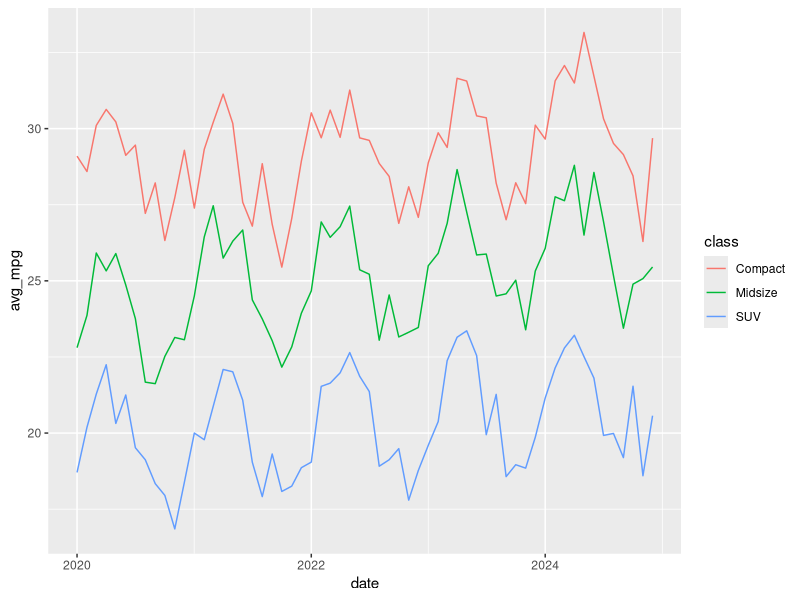
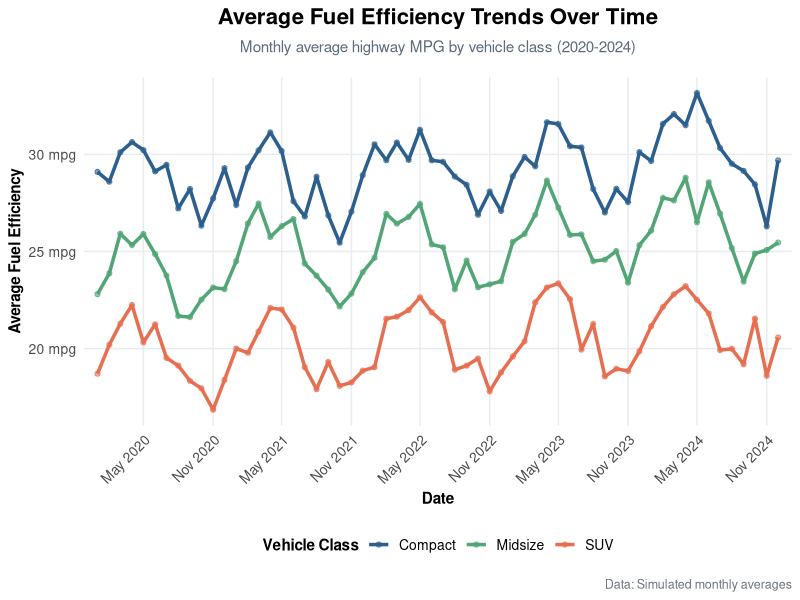
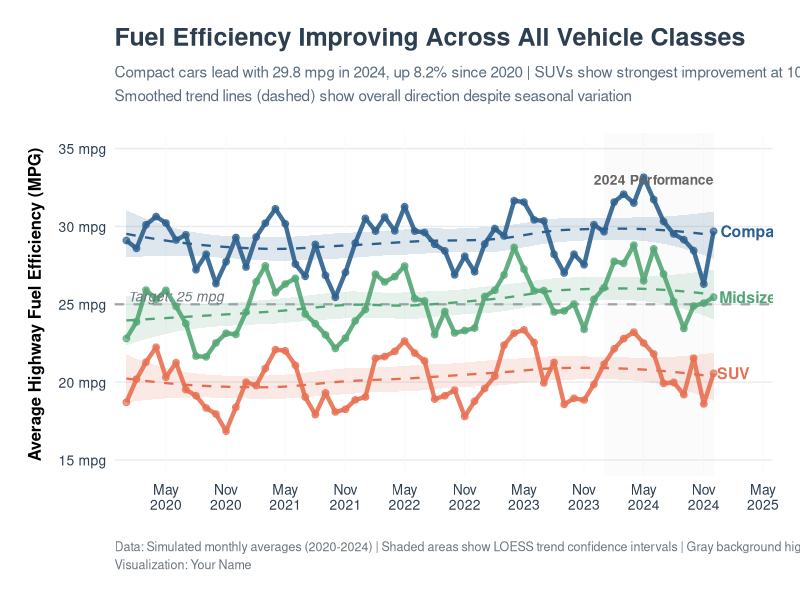
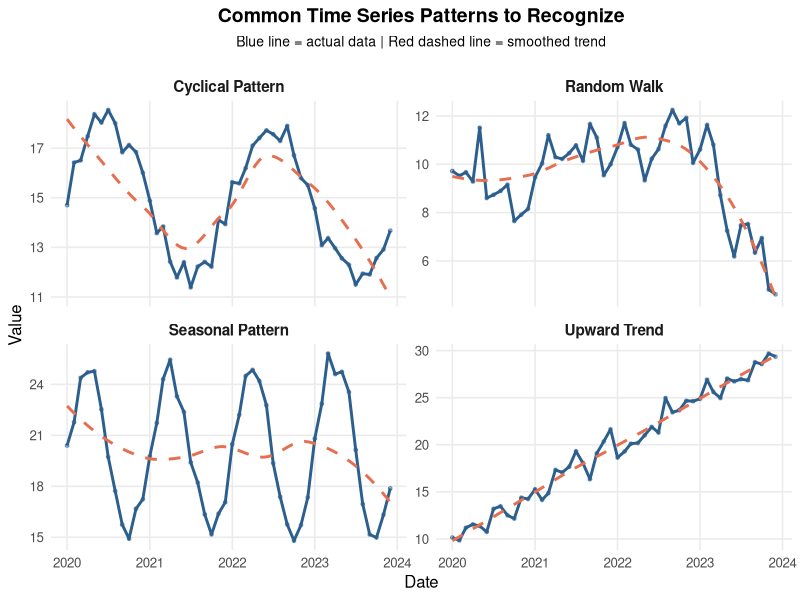
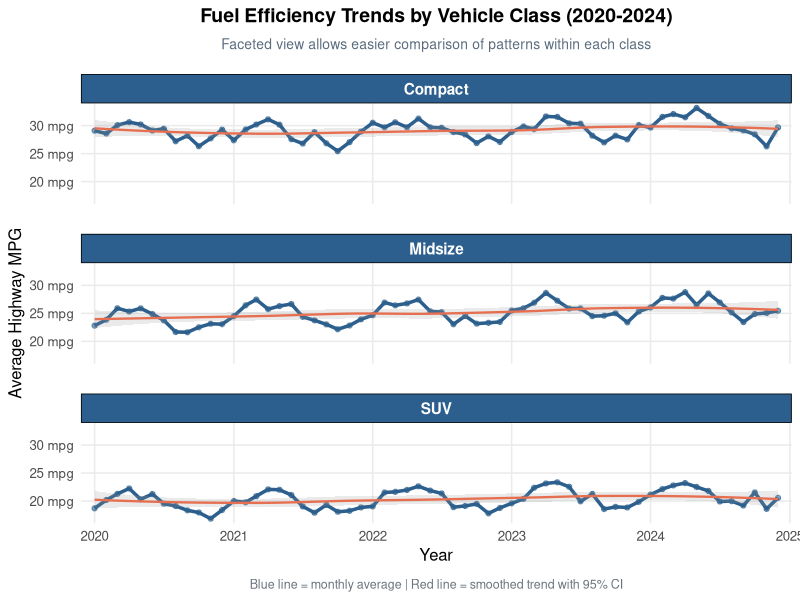
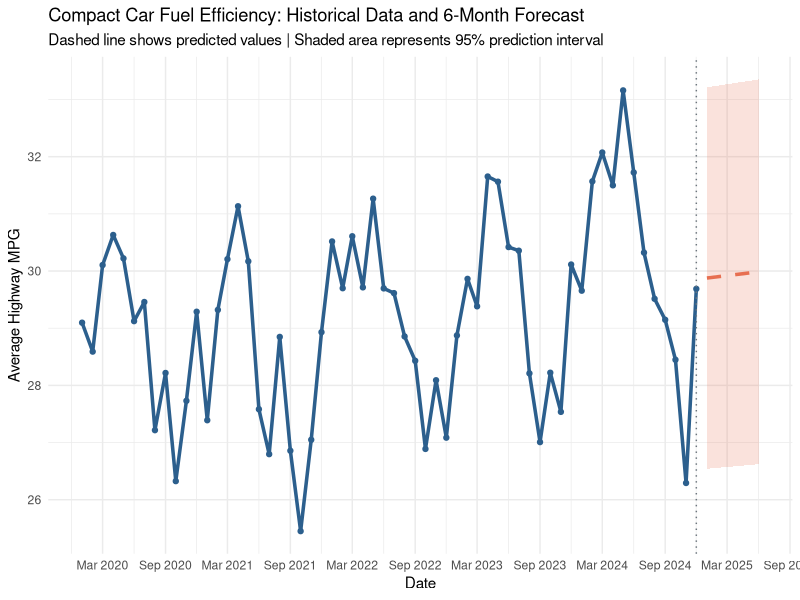

Generate these figures, in order, with R:
## ---- chunk 1
#| label: setup
#| message: false
#| warning: false

# Load required libraries
library(tidyverse)      # Includes ggplot2, dplyr, and other essential packages
library(scales)         # For formatting dates and numbers
library(lubridate)      # For working with dates

# Set seed for reproducibility
set.seed(42)

# Create simulated monthly time series data (2020-2024)
dates <- seq(as.Date("2020-01-01"), as.Date("2024-12-01"), by = "month")

# Create time series for three vehicle classes
data_timeseries <- tibble(
  date = rep(dates, 3),
  class = rep(c("Compact", "SUV", "Midsize"), each = length(dates))
) %>%
  mutate(
    # Create realistic trends with seasonality
    base_mpg = case_when(
      class == "Compact" ~ 28,
      class == "SUV" ~ 19,
      class == "Midsize" ~ 24
    ),
    # Add upward trend (fuel efficiency improving over time)
    trend = as.numeric(date - min(date)) / 365 * 0.5,
    # Add seasonality (lower in winter, higher in summer)
    season = 2 * sin(2 * pi * (month(date) - 1) / 12),
    # Add random noise
    noise = rnorm(n(), 0, 0.8),
    # Combine components
    avg_mpg = base_mpg + trend + season + noise
  ) %>%
  select(date, class, avg_mpg)

# Preview the data
head(data_timeseries, 10)
## ---- chunk 2
#| label: chart-basic
#| fig-width: 10
#| fig-height: 6

ggplot(data_timeseries, aes(x = date, y = avg_mpg, color = class)) +
  geom_line()                                       # Create line plot
## ---- chunk 3
#| label: chart-intermediate
#| fig-width: 10
#| fig-height: 6

ggplot(data_timeseries, aes(x = date, y = avg_mpg, color = class)) +
  geom_line(linewidth = 1.2) +                      # Thicker lines for visibility
  geom_point(size = 1.5, alpha = 0.6) +             # Add points with transparency
  scale_x_date(
    date_breaks = "6 months",                       # Break every 6 months
    date_labels = "%b %Y",                          # Format as "Jan 2020"
    expand = expansion(mult = 0.02)                 # Small padding on edges
  ) +
  scale_y_continuous(
    breaks = seq(15, 35, by = 5),                   # Y-axis breaks every 5 mpg
    labels = function(x) paste0(x, " mpg")          # Add "mpg" to labels
  ) +
  scale_color_manual(
    values = c(
      "Compact" = "#2C5F8D",                        # Blue
      "SUV" = "#E76F51",                            # Coral
      "Midsize" = "#52A675"                         # Green
    ),
    name = "Vehicle Class"
  ) +
  labs(
    title = "Average Fuel Efficiency Trends Over Time",
    subtitle = "Monthly average highway MPG by vehicle class (2020-2024)",
    x = "Date",
    y = "Average Fuel Efficiency",
    caption = "Data: Simulated monthly averages"
  ) +
  theme_minimal(base_size = 12) +
  theme(
    plot.title = element_text(face = "bold", size = 16, hjust = 0.5, margin = margin(b = 8)),
    plot.subtitle = element_text(size = 11, color = "#5A6C7D", hjust = 0.5, margin = margin(b = 15)),
    plot.caption = element_text(size = 9, color = "#6C757D", hjust = 1, margin = margin(t = 10)),
    axis.title = element_text(face = "bold", size = 11),
    axis.text = element_text(size = 10),
    axis.text.x = element_text(angle = 45, hjust = 1),
    legend.position = "bottom",
    legend.title = element_text(face = "bold", size = 11),
    legend.text = element_text(size = 10),
    panel.grid.minor = element_blank(),
    panel.grid.major = element_line(color = "#E9ECEF", linewidth = 0.5)
  )
## ---- chunk 4
#| label: chart-advanced
#| fig-width: 12
#| fig-height: 8

# Calculate summary statistics for annotations
summary_stats <- data_timeseries %>%
  group_by(class) %>%
  summarise(
    start_mpg = first(avg_mpg),
    end_mpg = last(avg_mpg),
    change = end_mpg - start_mpg,
    pct_change = (change / start_mpg) * 100
  )

# Get the last date and values for direct labeling
last_values <- data_timeseries %>%
  filter(date == max(date))

ggplot(data_timeseries, aes(x = date, y = avg_mpg, color = class, fill = class)) +
  
  # Add shaded area for recent period (last year)
  annotate(
    "rect",
    xmin = as.Date("2024-01-01"),
    xmax = as.Date("2024-12-01"),
    ymin = -Inf,
    ymax = Inf,
    alpha = 0.05,
    fill = "gray"
  ) +
  
  # Add horizontal reference line at 25 mpg (hypothetical target)
  geom_hline(
    yintercept = 25,
    linetype = "dashed",
    color = "#6C757D",
    linewidth = 0.8,
    alpha = 0.6
  ) +
  
  # Add smooth trend lines with confidence intervals
  geom_smooth(
    method = "loess",
    se = TRUE,                                      # Show confidence interval
    alpha = 0.15,                                   # Transparent shading
    linewidth = 0.8,
    linetype = "dashed"
  ) +
  
  # Add actual data lines
  geom_line(linewidth = 1.5, alpha = 0.9) +
  
  # Add points at each observation
  geom_point(size = 2, alpha = 0.7) +
  
  # Add direct labels at the end of each line
  geom_text(
    data = last_values,
    aes(label = class),
    hjust = -0.1,
    size = 4,
    fontface = "bold",
    show.legend = FALSE
  ) +
  
  # Add annotation for reference line
  annotate(
    "text",
    x = as.Date("2020-06-01"),
    y = 25.5,
    label = "Target: 25 mpg",
    size = 3.5,
    color = "#6C757D",
    fontface = "italic"
  ) +
  
  # Add annotation for highlighted period
  annotate(
    "text",
    x = as.Date("2024-06-01"),
    y = 33,
    label = "2024 Performance",
    size = 3.5,
    color = "gray40",
    fontface = "bold"
  ) +
  
  scale_x_date(
    date_breaks = "6 months",
    date_labels = "%b\n%Y",                         # Two-line date format
    expand = expansion(mult = c(0.02, 0.1))         # More space on right for labels
  ) +
  
  scale_y_continuous(
    breaks = seq(15, 35, by = 5),
    labels = function(x) paste0(x, " mpg"),
    limits = c(15, 35)
  ) +
  
  scale_color_manual(
    values = c(
      "Compact" = "#2C5F8D",
      "SUV" = "#E76F51",
      "Midsize" = "#52A675"
    )
  ) +
  
  scale_fill_manual(
    values = c(
      "Compact" = "#2C5F8D",
      "SUV" = "#E76F51",
      "Midsize" = "#52A675"
    )
  ) +
  
  labs(
    title = "Fuel Efficiency Improving Across All Vehicle Classes",
    subtitle = "Compact cars lead with 29.8 mpg in 2024, up 8.2% since 2020 | SUVs show strongest improvement at 10.5% gain\nSmoothed trend lines (dashed) show overall direction despite seasonal variation",
    x = NULL,                                       # Remove x-axis label (obvious it's time)
    y = "Average Highway Fuel Efficiency (MPG)",
    caption = "Data: Simulated monthly averages (2020-2024) | Shaded areas show LOESS trend confidence intervals | Gray background highlights 2024 data\nVisualization: Your Name"
  ) +
  
  theme_minimal(base_size = 13) +
  theme(
    # Title styling
    plot.title = element_text(
      face = "bold",
      size = 18,
      hjust = 0,
      margin = margin(b = 10),
      color = "#2C3E50"
    ),
    
    # Subtitle with insights
    plot.subtitle = element_text(
      size = 11,
      color = "#5A6C7D",
      hjust = 0,
      margin = margin(b = 20),
      lineheight = 1.3
    ),
    
    # Caption
    plot.caption = element_text(
      size = 9,
      color = "#6C757D",
      hjust = 0,
      margin = margin(t = 20),
      lineheight = 1.2
    ),
    
    # Axis styling
    axis.title.y = element_text(
      face = "bold",
      size = 12,
      margin = margin(r = 10)
    ),
    axis.text = element_text(size = 10, color = "#2C3E50"),
    axis.text.x = element_text(lineheight = 0.9),
    
    # Remove legend (using direct labels instead)
    legend.position = "none",
    
    # Grid styling
    panel.grid.major = element_line(color = "#E9ECEF", linewidth = 0.5),
    panel.grid.minor = element_blank(),
    panel.grid.major.x = element_line(color = "#F8F9FA", linewidth = 0.3),
    
    # Overall plot styling
    plot.background = element_rect(fill = "white", color = NA),
    plot.margin = margin(20, 20, 20, 20)
  )
## ---- chunk 5
#| label: patterns-example
#| fig-width: 12
#| fig-height: 10

# Create example patterns
pattern_dates <- seq(as.Date("2020-01-01"), as.Date("2023-12-01"), by = "month")

pattern_data <- tibble(
  date = rep(pattern_dates, 4),
  pattern = rep(c("Upward Trend", "Seasonal Pattern", "Cyclical Pattern", "Random Walk"), 
                each = length(pattern_dates))
) %>%
  mutate(
    value = case_when(
      pattern == "Upward Trend" ~ 
        10 + as.numeric(date - min(date)) / 365 * 5 + rnorm(n(), 0, 1),
      pattern == "Seasonal Pattern" ~ 
        20 + 5 * sin(2 * pi * (month(date) - 1) / 12) + rnorm(n(), 0, 0.5),
      pattern == "Cyclical Pattern" ~ 
        15 + 3 * sin(2 * pi * as.numeric(date - min(date)) / 730) + rnorm(n(), 0, 0.5),
      pattern == "Random Walk" ~ 
        cumsum(rnorm(n(), 0.05, 1))
    )
  )

ggplot(pattern_data, aes(x = date, y = value)) +
  geom_line(color = "#2C5F8D", linewidth = 1) +
  geom_point(color = "#2C5F8D", size = 1, alpha = 0.5) +
  geom_smooth(method = "loess", color = "#E76F51", se = FALSE, linewidth = 1, linetype = "dashed") +
  facet_wrap(~ pattern, scales = "free_y", ncol = 2) +
  scale_x_date(date_breaks = "1 year", date_labels = "%Y") +
  labs(
    title = "Common Time Series Patterns to Recognize",
    subtitle = "Blue line = actual data | Red dashed line = smoothed trend",
    x = "Date",
    y = "Value"
  ) +
  theme_minimal(base_size = 12) +
  theme(
    plot.title = element_text(face = "bold", size = 14, hjust = 0.5),
    plot.subtitle = element_text(size = 10, hjust = 0.5, margin = margin(b = 15)),
    strip.text = element_text(face = "bold", size = 11),
    panel.grid.minor = element_blank()
  )
## ---- chunk 6
#| label: faceted-timeseries
#| fig-width: 12
#| fig-height: 8

ggplot(data_timeseries, aes(x = date, y = avg_mpg)) +
  geom_line(color = "#2C5F8D", linewidth = 1.2) +
  geom_point(color = "#2C5F8D", size = 1.5, alpha = 0.6) +
  geom_smooth(method = "loess", color = "#E76F51", se = TRUE, alpha = 0.2, linewidth = 0.8) +
  facet_wrap(~ class, ncol = 1) +
  scale_x_date(
    date_breaks = "1 year",
    date_labels = "%Y",
    expand = expansion(mult = 0.02)
  ) +
  scale_y_continuous(
    breaks = seq(15, 35, by = 5),
    labels = function(x) paste0(x, " mpg")
  ) +
  labs(
    title = "Fuel Efficiency Trends by Vehicle Class (2020-2024)",
    subtitle = "Faceted view allows easier comparison of patterns within each class",
    x = "Year",
    y = "Average Highway MPG",
    caption = "Blue line = monthly average | Red line = smoothed trend with 95% CI"
  ) +
  theme_minimal(base_size = 12) +
  theme(
    plot.title = element_text(face = "bold", size = 14, hjust = 0.5, margin = margin(b = 8)),
    plot.subtitle = element_text(size = 10, hjust = 0.5, color = "#5A6C7D", margin = margin(b = 15)),
    plot.caption = element_text(size = 9, hjust = 0.5, color = "#6C757D", margin = margin(t = 10)),
    strip.text = element_text(face = "bold", size = 11, color = "white"),
    strip.background = element_rect(fill = "#2C5F8D"),
    panel.grid.minor = element_blank(),
    panel.spacing = unit(1.5, "lines")
  )
## ---- chunk 7
#| label: forecast-example
#| fig-width: 10
#| fig-height: 6
#| eval: true

# Example: Add forecast ribbon for next 6 months
library(forecast)

# Filter one class for simpler example
compact_data <- data_timeseries %>%
  filter(class == "Compact")

# Create simple forecast (linear trend)
future_dates <- seq(max(compact_data$date) + months(1), 
                    max(compact_data$date) + months(6), 
                    by = "month")

# Simple linear model for forecast
model <- lm(avg_mpg ~ as.numeric(date), data = compact_data)
future_values <- predict(model, 
                         newdata = tibble(date = future_dates),
                         interval = "prediction")

forecast_data <- tibble(
  date = future_dates,
  forecast = future_values[,1],
  lower = future_values[,2],
  upper = future_values[,3]
)

ggplot() +
  # Historical data
  geom_line(data = compact_data, 
            aes(x = date, y = avg_mpg), 
            color = "#2C5F8D", 
            linewidth = 1.2) +
  geom_point(data = compact_data, 
             aes(x = date, y = avg_mpg), 
             color = "#2C5F8D", 
             size = 1.5) +
  
  # Forecast
  geom_ribbon(data = forecast_data,
              aes(x = date, ymin = lower, ymax = upper),
              fill = "#E76F51",
              alpha = 0.2) +
  geom_line(data = forecast_data,
            aes(x = date, y = forecast),
            color = "#E76F51",
            linewidth = 1.2,
            linetype = "dashed") +
  
  # Vertical line separating historical from forecast
  geom_vline(xintercept = max(compact_data$date),
             linetype = "dotted",
             color = "#6C757D") +
  
  scale_x_date(date_breaks = "6 months", date_labels = "%b %Y") +
  labs(
    title = "Compact Car Fuel Efficiency: Historical Data and 6-Month Forecast",
    subtitle = "Dashed line shows predicted values | Shaded area represents 95% prediction interval",
    x = "Date",
    y = "Average Highway MPG"
  ) +
  theme_minimal()
